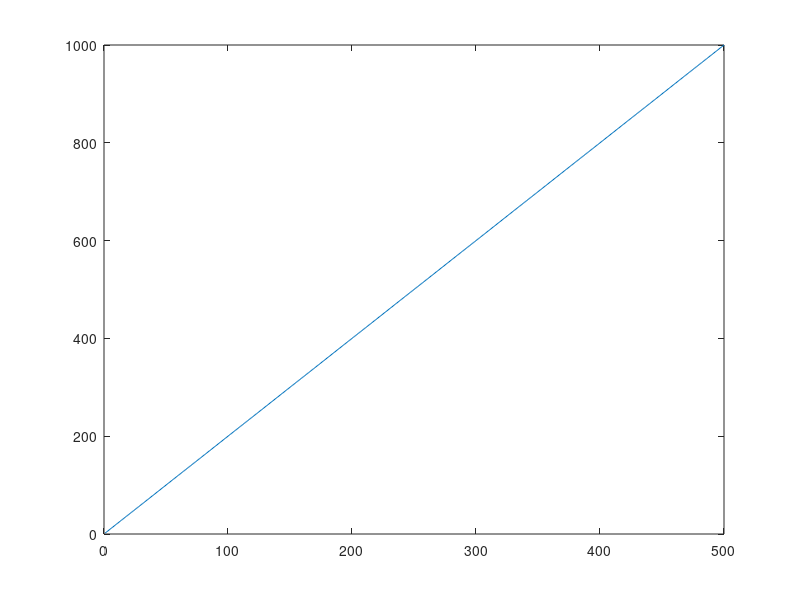
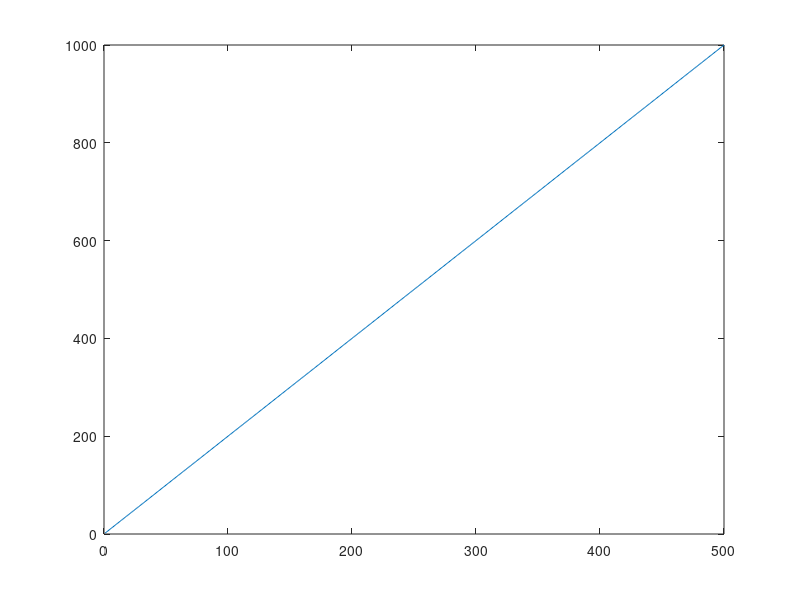
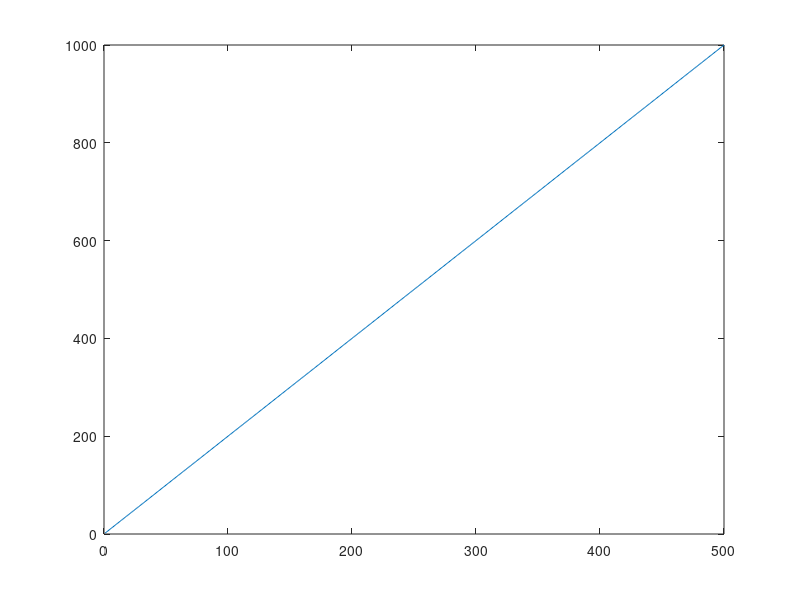
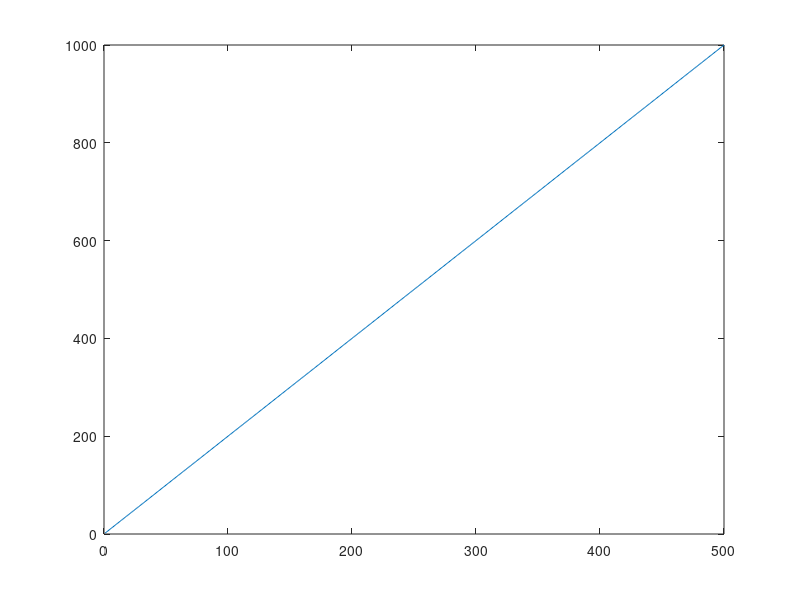

MATLAB code to generate these figures, in order:

set(0,'DefaultFigureVisible','off');

Folder=strcat('/Volumes/Samsung_T5/data/ruijin/gonogo/preprocessing/P',num2str(5));
figure(1)
x=[1:500];
y=2*x;
for chn = [1:20]
    plot(x,y)
    filename=strcat(Folder,'/analysis/','del',num2str(chn),'_v4.pdf');
    saveas(gcf,filename);
    clf('reset');
    close all;
end

set(0,'DefaultFigureVisible','on');